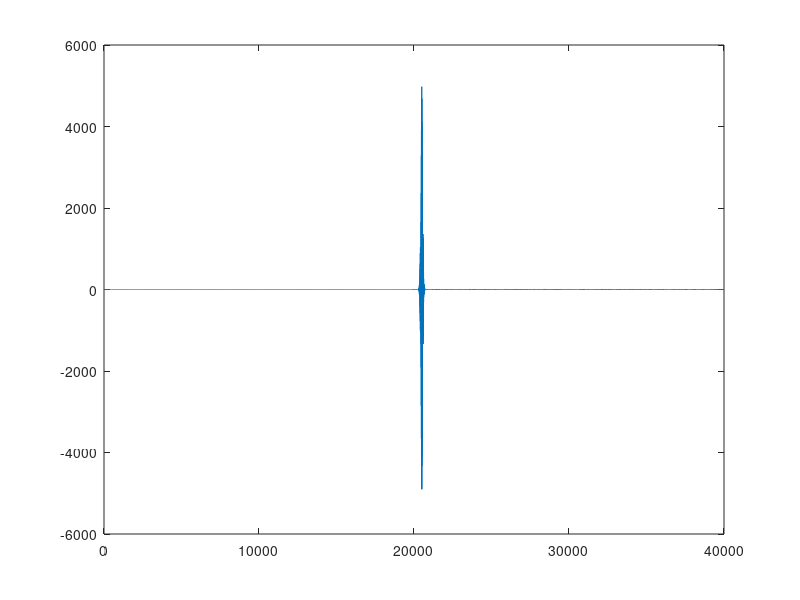

This chart was generated by the following MATLAB code:
GEN_LEN = 200;
PULSE_LEN = GEN_LEN;
SAMP_SPEED = 200000;
F_ULTRA = 40000;
TIM_PERIOD = (((168000000 / 2 / SAMP_SPEED) - 1));

sinc_tmp =  [-GEN_LEN/2:GEN_LEN/2] * pi * 2.0 / (GEN_LEN/2);
x = [-PULSE_LEN/2:PULSE_LEN/2] * pi * PULSE_LEN * (F_ULTRA / SAMP_SPEED) / (PULSE_LEN/2);

y = sin(sinc_tmp) ./ sinc_tmp;
y(find(isnan(y) == 1)) = 1;

%s = [y y -y -y];
s = y;

%pulse = (s .* sin(x) + 0.5) .* TIM_PERIOD * 0.5;
%pulse = (s .* sin(1:length(s)) + 0.5) .* TIM_PERIOD * 0.5;
pulse = (s .* sin(1:length(s)) + 1.0) .* TIM_PERIOD * 0.5;

%pulse = pulse ./ max(pulse);

%pulse = pulse ./ 210.0 - 0.5;

r = randn(1,2e4)*0.1;
r(500:500+length(pulse)-1) = r(500:500+length(pulse)-1) + pulse;

rr = xcorr(r, y.*sin(1:length(y)));
plot(rr)
find(rr == max(rr))


%a = sinc(0:0.01:1*pi);
%y = [fliplr(a) a];
%x = randn(1,1e4)*0.1;
%x(2000:2000+length(a)-1) = x(2000:2000+length(a)-1) + a;
%plot(xcorr(x,y))
